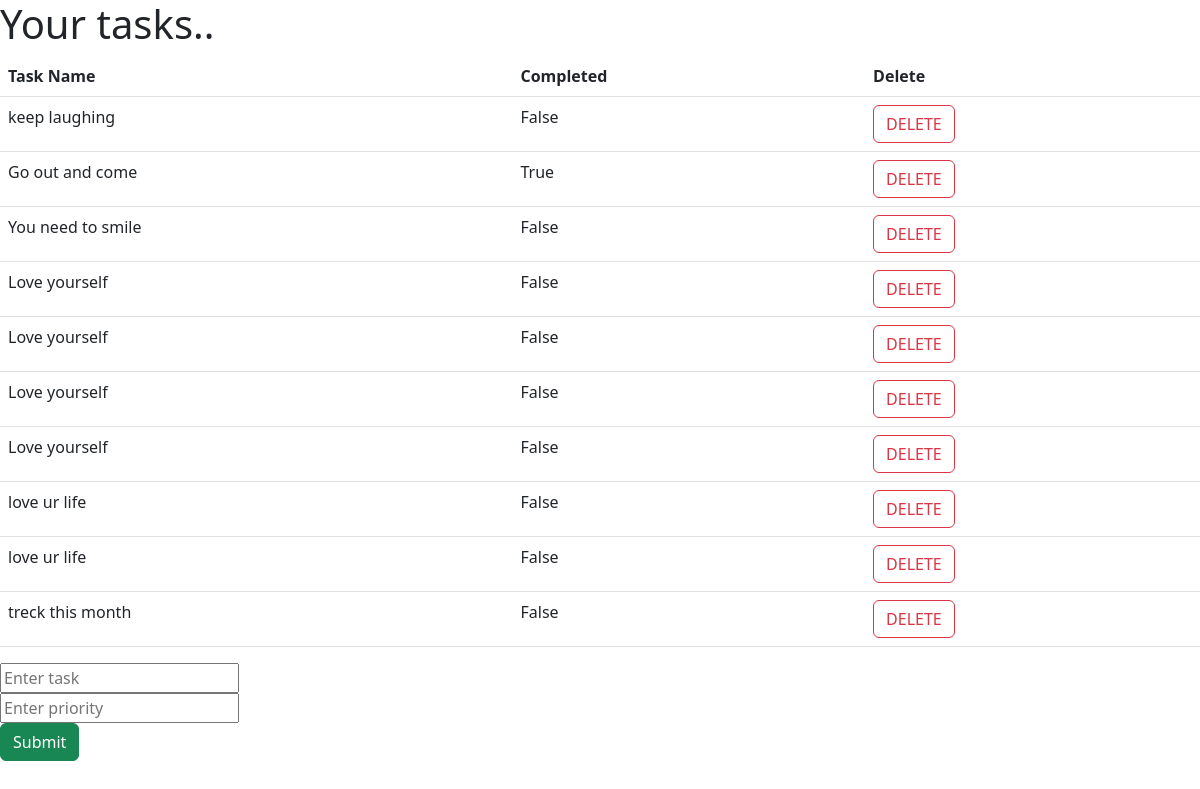
The app's page /, older data.
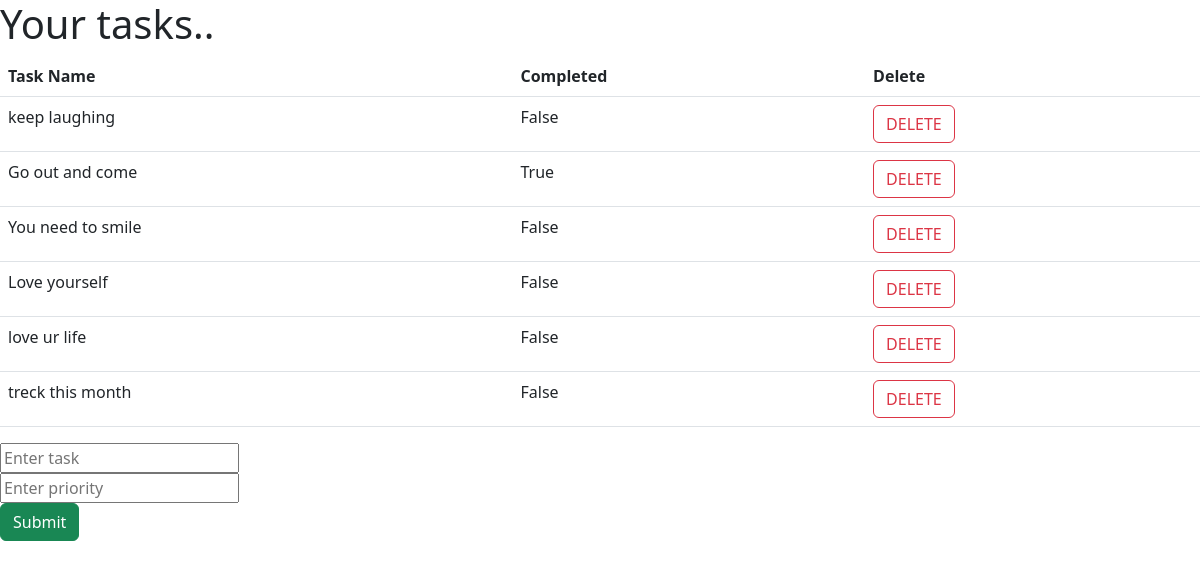
The same page, newer data.
### task_Management_App/models.py (models this page shows, shortened)
class TaskDB(models.Model):
    task = models.CharField(max_length=30)
    priority = models.CharField(max_length=30)
    completed = models.BooleanField(default=False)
    time_date = models.DateTimeField(default=timezone.now)

### task_Management_App/views.py (the view)
# urls.py: 2. Add a URL to urlpatterns:  path('', views.home, name='home')
def home(request):
    if request.method == 'POST':
        form = TaskForm(request.POST or None)
        if form.is_valid():
            form.save()
            all_items = TaskDB.objects.all()
            messages.success(request,('New item added!!'))
            return render(request,'index.html',{'all_items':all_items})
    else:
        all_items = TaskDB.objects.all()
        return render(request,'index.html',{'all_items':all_items})

### task_Management_App/templates/index.html (shortened to what this page needs)
<!DOCTYPE html>
<html lang="en">
<head>
    <link rel="stylesheet" href="https://cdn.jsdelivr.net/npm/bootstrap@5.3.0/dist/css/bootstrap.min.css">
</head>
<body>
    <h1>Your tasks..</h1>
</body>
<table class="table table-hover">
    <tr>
        <th>Task Name</th>
        <th>Completed</th>
        <th>Delete</th>
    </tr>
    {% for item in all_items %}
    <tr>
        <td>{{item.task}} </td>
        <td>{{item.completed}} </td>
        <td><a class="btn btn-outline-danger" href="{% url 'delete' item.id %}">DELETE</a> </td>
    </tr>
    {% endfor %}
</table>
<form action="{% url 'home' %}" method=post>
    <input type="text" name="task" placeholder="Enter task"><br>
    <input type="text" name="priority" placeholder="Enter priority"><br>
    <input type="submit" name="" value="Submit" class="btn btn-success"> <br>
</form>
</html>

Row changes from the older to the newer data that the page shows:
removed TaskDB: task "Love yourself", completed "False"
removed TaskDB: task "Love yourself", completed "False"
removed TaskDB: task "Love yourself", completed "False"
removed TaskDB: task "love ur life", completed "False"
